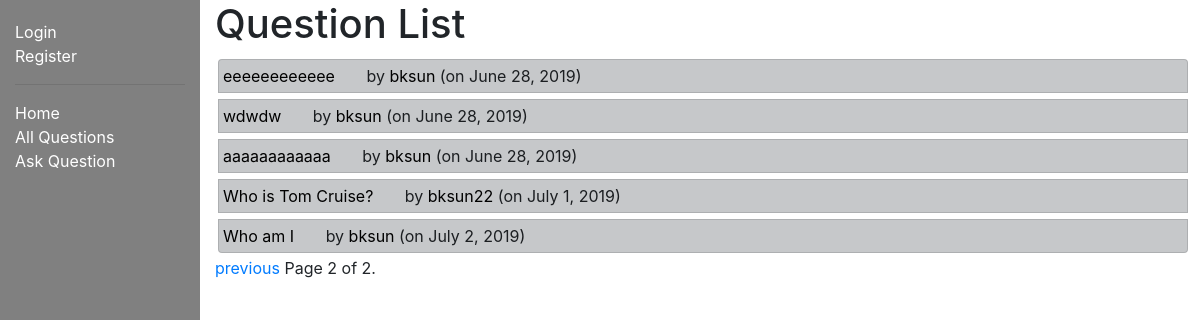
The app's page /myquora/questions/?page=2 with its own data.
### myquora/models.py (models this page shows, shortened)
class Question(models.Model):
    author = models.ForeignKey(Author, on_delete=models.SET_NULL, null=True)
    question_text = models.TextField(max_length=1000, help_text='Enter your question in brief∂')
    date_created = models.DateField(null=True, default=timezone.now())
    date_updated = models.DateField(null=True, default=timezone.now())
    def get_absolute_url(self):
        print('Building absolute URLs...')
        print([str(self.id)])
        return reverse('question-detail', args=[str(self.id)])

class Author(models.Model):
    user = models.ForeignKey(User, on_delete=models.CASCADE)
    email = models.EmailField(max_length=70, blank=True)
    date_created = models.DateField(null=True, default=timezone.now())
    credits = models.IntegerField(default=0)
    def get_absolute_url(self):
        return reverse('author-detail', args=[str(self.id)])
    def __str__(self):
        return f'{self.user.username}'

### myquora/views.py (the view)
# urls.py: path('questions/', views.QuestionListView.as_view(), name='questions'),
class QuestionListView(generic.ListView):
    model = Question
    paginate_by = 10

### myquora/templates/myquora/question_list.html (shortened to what this page needs)
{% extends "base_generic.html" %}
{% block content %}
  <h1>Question List</h1>
  {% if question_list %}
  <ul class="list-group">
    {% for question in question_list %}
      <li style="padding: 4px; margin: 3px; list-style: none; text-decoration: none;" class="list-group-item list-group-item-action list-group-item-dark">
        <a style="text-decoration: none; color: black" href="{{ question.get_absolute_url }}">{{ question.question_text }}</a>
        &nbsp; &nbsp; &nbsp;
        by
        <a style="text-decoration: none; color: black;" href="{{ question.author.get_absolute_url }}"> {{question.author}} </a>
        (on {{question.date_updated}})
      </li>
    {% endfor %}
  </ul>
  {% else %}
    <p>There are no questions in the library.</p>
  {% endif %}
{% endblock %}

### records on screen
Question: question_text "eeeeeeeeeeee", author "bksun", date_updated "June 28, 2019"
Question: question_text "wdwdw", author "bksun", date_updated "June 28, 2019"
Question: question_text "aaaaaaaaaaaa", author "bksun", date_updated "June 28, 2019"
Question: question_text "Who is Tom Cruise?", author "bksun22", date_updated "July 1, 2019"
Question: question_text "Who am I", author "bksun", date_updated "July 2, 2019"

### other values on screen
{{ page_obj.number }} "2"
{{ page_obj.paginator.num_pages }} "2"
